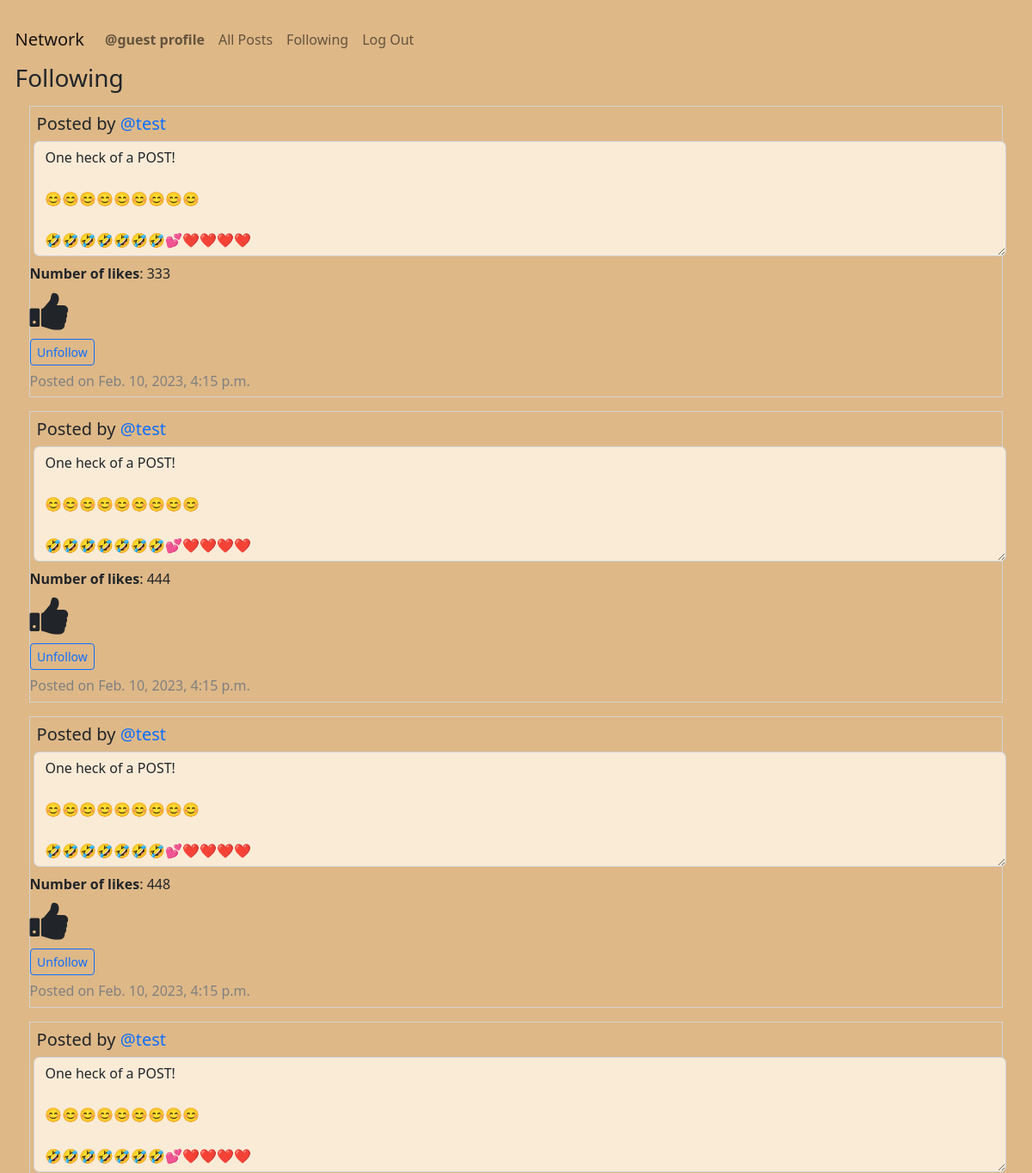
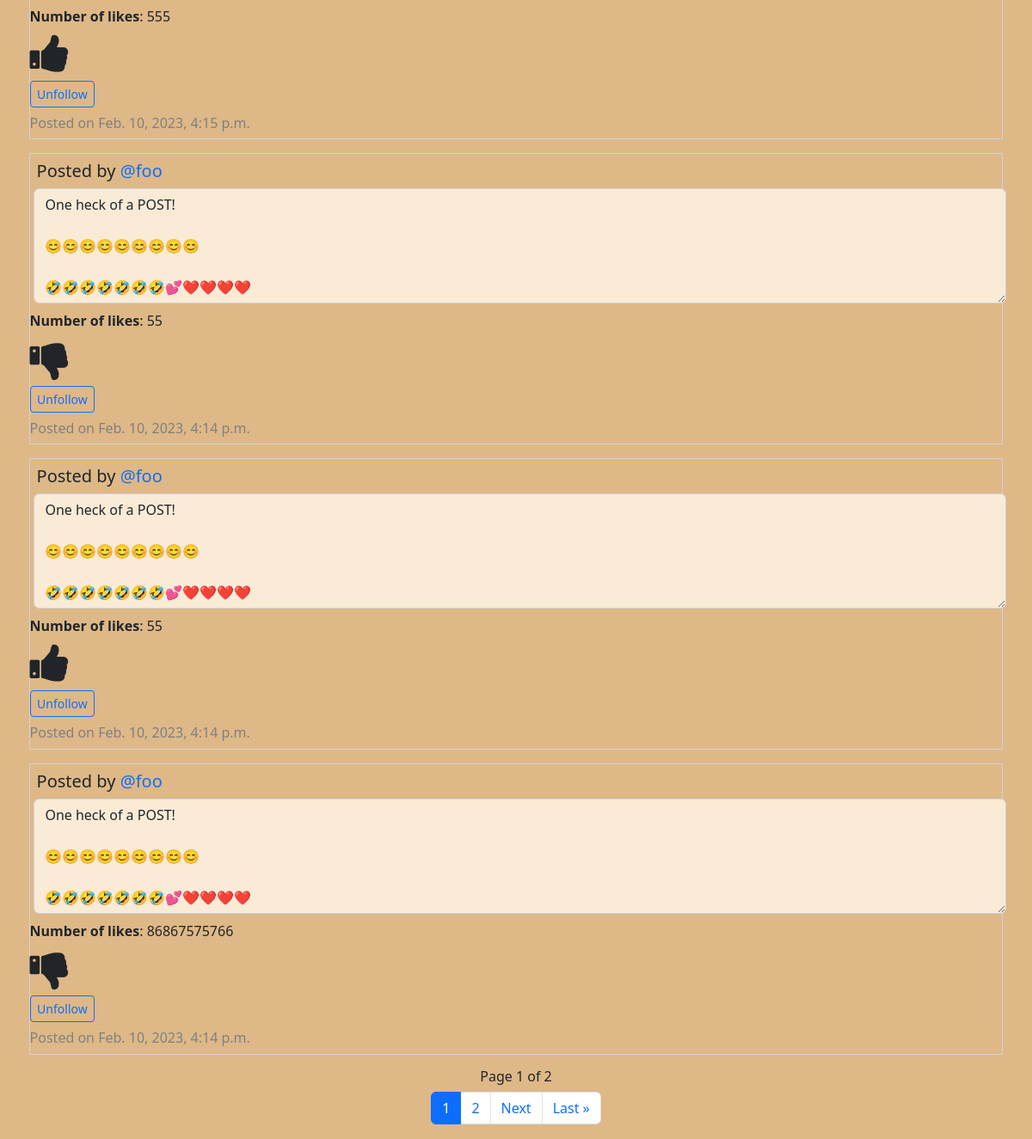
The page /following (signed in) on the database its author committed (2 pictures, top to bottom).
### network/models.py (models this page shows, shortened)
class User(AbstractUser):
    pass
    def __str__(self) -> str:
        return f"User Name: {self.username} - User ID: {self.id}"

class Posts(models.Model):
    creator = models.ForeignKey(
        User, on_delete=models.PROTECT, related_name="get_creator", blank=False)
    content = models.TextField(max_length=600)
    createdDate = models.DateTimeField(auto_now_add=True)
    likedUser = models.ManyToManyField(
        User, related_name="get_liked_users", blank=True)
    numberLikes = models.PositiveIntegerField(blank=True, default=0)

### network/views.py (the view)
# urls.py: path("following", views.getFollowing, name="getFollowing"),
@login_required
def getFollowing(request):
    print("In getFollowing")
    user = request.user
    print(user)
    user_id = request.user.id
    user_name = request.user.username
    try:
        currentOBJ = Follow.objects.get(followUser=user_id)
        displayNothing = False
        noFollowersForUser = False
    except Follow.DoesNotExist:
        print("This user follows no one!")
        displayNothing = True
        noFollowersForUser = True
    if displayNothing != True:
        following = currentOBJ.following.all()
        if following.count() == 0:
            noFollowersForUser = True
        qs = following.order_by().values('id')
        qs = list(qs)
        emptyQueryset = Posts.objects.filter(creator=0)
        for dic in qs:
            for val in dic.values():
                print(val)
                listings = Posts.objects.filter(creator=val)
                UserObject = User.objects.filter(id=val)
                if emptyQueryset.exists():
                    newQueryset = newQueryset | listings
                else:
                    newQueryset = emptyQueryset | listings
                    emptyQueryset = newQueryset
    if noFollowersForUser == True:
        return render(request, "network/following.html", {"displayNothing": displayNothing})
    else:
        if noFollowersForUser:
            return render(request, "network/following.html", {"displayNothing": displayNothing})
        else:
            PostsByDate = newQueryset.order_by('-createdDate')
            postsPagination = PostsByDate
            paginator = Paginator(postsPagination, 7)
            page_number = request.GET.get('page', '1')
            page_obj = paginator.get_page(page_number)
            likeList = returnlikeList(request)
    return render(request, "network/following.html", {"page_obj": page_obj, "listings": PostsByDate, "UserObject": UserObject, "displayNothing": displayNothing, "likeList": likeList })

### network/views.py (called while the page is built)
@login_required
def returnlikeList(request):
    user_id = request.user.id
    likedUser = Posts.objects.filter(likedUser=user_id)
    print(likedUser)
    likeList = []
    for like in likedUser:
        currentObject = User.objects.get(id=user_id)
        print(currentObject.id)
        print(like.id)
        likeList.append(like.id)
    return likeList

### network/templates/network/following.html (shortened to what this page needs)
{% extends "network/layout.html" %}
{% block body %}
<h3>Following</h3>
{% for list in page_obj %}
<div id="followingPostings">
    <div class="post{{forloop.counter0}}">
        <h5 class="creator">Posted by <a
                href="{% url 'getProfile' list.creator.username %}">{{list.creator.username}}</a></h5>
        <textarea class="form-control content{{forloop.counter0}}" id="readonlyContent{{forloop.counter0}}" rows="5" readonly="true">{{list.content}}</textarea>
        <p id="numberLikes{{forloop.counter0}}" class="numberLikes{{forloop.counter0}}"><strong>Number of likes</strong>: {{list.numberLikes}}</p>
        {% if list.id in likeList and list.creator.username != user.username %}
        <i class="fa fa-thumbs-up {{forloop.counter0}}" id="thumbsUp{{forloop.counter0}}" aria-hidden="true"
            onclick="likePost('{{list.id}}', '{{list.creator.username}}', '{{user.username}}')"></i>
        {% elif list.id not in likeList and list.creator.username != user.username %}
        <i class="fa fa-thumbs-down {{forloop.counter0}}" id="thumbsDown{{forloop.counter0}}" aria-hidden="true"
            onclick="likePost('{{list.id}}', '{{list.creator.username}}', '{{user.username}}')"></i>
        {% endif %}
        <a class="btn btn-sm btn-outline-primary" id="unfollow-button" href="{% url 'follow' list.creator.username %}">Unfollow</a>
        <p class="timestamp{{forloop.counter0}}">Posted on {{list.createdDate}}</p>
    </div>
</div>
{% empty %}
<h5>This user is not following anyone.</h5>
{% endfor %}
<nav aria-label="Page navigation">
    <div class="Djangopagination">
        <h6 class="paginationNumberPages"> Page {{ page_obj.number }} of {{ page_obj.paginator.num_pages }}</h6>
        <ul class="pagination justify-content-center">
            <li class="page-item active" aria-current="page"><a class="page-link" href="?page={{ page_obj.number }}">{{ page_obj.number }}</a></li>
            {% if page_obj.has_next %}
            <li class="page-item"><a class="page-link" href="?page={{ page_obj.next_page_number }}">{{ page_obj.next_page_number }}</a></li>
            {% endif %}
            {% if page_obj.has_next %}
            <li class="page-item"><a class="page-link" href="?page={{ page_obj.next_page_number }}">Next</a></li>
                 <li class="page-item"><a class="page-link" href="?page={{ page_obj.paginator.num_pages }}">Last &raquo;</a></li>
            {% endif %}
        </ul>
    </div>
</nav>
{% endblock %}

### network/templates/network/layout.html (shortened to what this page needs)
{% load static %}
<!DOCTYPE html>
<html lang="en" style="background-color: burlywood;">
<head>
    <link href="https://cdn.jsdelivr.net/npm/bootstrap@5.2.3/dist/css/bootstrap.min.css" rel="stylesheet">
    <link rel="stylesheet" href="https://cdnjs.cloudflare.com/ajax/libs/font-awesome/4.7.0/css/font-awesome.min.css">
    <link href="{% static 'network/styles.css' %}" rel="stylesheet">
</head>
<body>
    <nav class="navbar navbar-expand-lg navbar-light bg-light" id="nav-bar">
        <a class="navbar-brand" href="{% url 'index' %}">Network</a>
        <div>
            <ul class="navbar-nav mr-auto">
                {% if user.is_authenticated %}
                <li class="nav-item">
                    <a class="nav-link" id="djangoProfile" href="{% url 'getProfile' user.username %}"><strong>{{ user.username }} profile</strong></a>
                </li>
                <li class="nav-item">
                    <a class="nav-link" id="djangoAllPosts" href="{% url 'djangoAllPosts' %}">All Posts</a>
                </li>
                {% endif %}
                {% if user.is_authenticated %}
                <li class="nav-item">
                    <a class="nav-link" id="djangoFollowing" href="{% url 'getFollowing' %}">Following</a>
                </li>
                <li class="nav-item">
                    <a class="nav-link" href="{% url 'logout' %}">Log Out</a>
                </li>
                {% endif %}
            </ul>
        </div>
    </nav>
    <div class="body">
        {% block body %}
        {% endblock %}
    </div>
</body>
</html>

### network/static/network/styles.css (style rules this page uses)
body { margin: 1.1em; background-color: burlywood; }
a { text-decoration: none; }
.form-control { margin: 0.3em; }
#nav-bar { background-color: burlywood !important; }
p { margin-bottom: 0.4rem; }
.paginationNumberPages { justify-content: center; display: flex; }
.creator { margin: 0.4em; }
.fa { font-size: 50px; cursor: pointer; user-select: none; }
[class*="post"] { margin: 1em; border-style: solid; border-width: thin; border-color: lightgray; }
[class*="timestamp"] { color: grey }
[id*="readonlyContent"] { margin-bottom: 0.5em; background-color: antiquewhite; }
#unfollow-button { display: flex; width: 5.4em; margin-top: 7px; margin-bottom: 6px; align-items: center; justify-content: center; }

### rows shown on the page
User: username "@guest"
Posts: creator.username "@test", content "One heck of a POST! 😊😊😊😊😊😊😊😊😊 🤣🤣🤣🤣🤣🤣🤣💕❤️❤️❤️❤️", numberLikes "333", createdDate "Feb. 10, 2023, 4:15 p.m."
Posts: creator.username "@test", content "One heck of a POST! 😊😊😊😊😊😊😊😊😊 🤣🤣🤣🤣🤣🤣🤣💕❤️❤️❤️❤️", numberLikes "444", createdDate "Feb. 10, 2023, 4:15 p.m."
Posts: creator.username "@test", content "One heck of a POST! 😊😊😊😊😊😊😊😊😊 🤣🤣🤣🤣🤣🤣🤣💕❤️❤️❤️❤️", numberLikes "448", createdDate "Feb. 10, 2023, 4:15 p.m."
Posts: creator.username "@test", content "One heck of a POST! 😊😊😊😊😊😊😊😊😊 🤣🤣🤣🤣🤣🤣🤣💕❤️❤️❤️❤️", numberLikes "555", createdDate "Feb. 10, 2023, 4:15 p.m."
Posts: creator.username "@foo", content "One heck of a POST! 😊😊😊😊😊😊😊😊😊 🤣🤣🤣🤣🤣🤣🤣💕❤️❤️❤️❤️", numberLikes "55", createdDate "Feb. 10, 2023, 4:14 p.m."
Posts: creator.username "@foo", content "One heck of a POST! 😊😊😊😊😊😊😊😊😊 🤣🤣🤣🤣🤣🤣🤣💕❤️❤️❤️❤️", numberLikes "55", createdDate "Feb. 10, 2023, 4:14 p.m."
Posts: creator.username "@foo", content "One heck of a POST! 😊😊😊😊😊😊😊😊😊 🤣🤣🤣🤣🤣🤣🤣💕❤️❤️❤️❤️", numberLikes "86867575766", createdDate "Feb. 10, 2023, 4:14 p.m."

### other values the page prints
{{ page_obj.number }} "1"
{{ page_obj.paginator.num_pages }} "2"
{{ page_obj.next_page_number }} "2"
